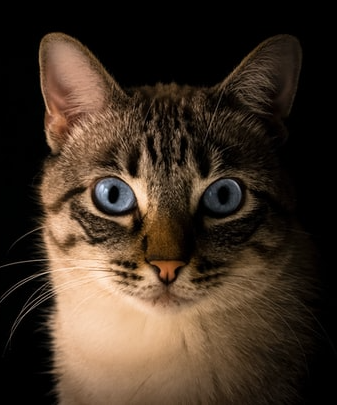
#> input picture img/cat_high_res.png, 337 x 405 px
$ python pg_imgproc.py
#> lines starting #> are read from the running program, lines starting #| are printed output that depends on the picture
### imgproc.py
from matplotlib import pyplot, image
from numpy.lib.function_base import copy

# From Scratch Image Processing

class FSImageProcessing:
	org_image: None
	src_images = []

	def __init__(self, org_image):
#> called with org_image = 'img/cat_high_res.png'
		self.org_image = image.imread(org_image)
#> self.org_image is the input picture: shape (405, 337, 4) float32; mean R, G, B, A 0.256, 0.198, 0.147, 1

	def gray(self, brightness=1):
#> called with brightness = 0
		temp_image = self.copy_image()
		if brightness >= 0:
			for row in temp_image:
				for pixel in row:
					med = (pixel[0]+pixel[1]+pixel[2]/3) * brightness
					pixel[0] = min(med, 1)
					pixel[1] = min(med, 1)
					pixel[2] = min(med, 1)
#> after the loop, pixel = [0, 0, 0, 1]
			self.save_image(temp_image)
#> call 2 of gray, with brightness = 0.5
#> in gray (call 2), `self.save_image(temp_image)`:
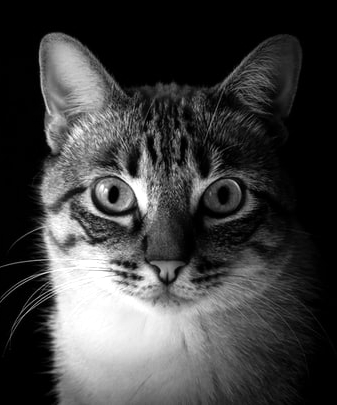
#> temp_image: shape (405, 337, 4) float32; mean R, G, B, A 0.251, 0.251, 0.251, 1
#> call 3 of gray, with brightness = 1
#> in gray (call 3), `self.save_image(temp_image)`:
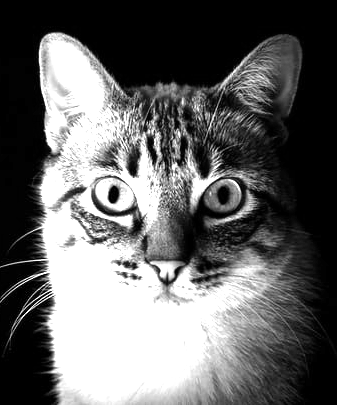
#> temp_image: shape (405, 337, 4) float32; mean R, G, B, A 0.397, 0.397, 0.397, 1
#> call 4 of gray, with brightness = 1.5
#> in gray (call 4), `self.save_image(temp_image)`:
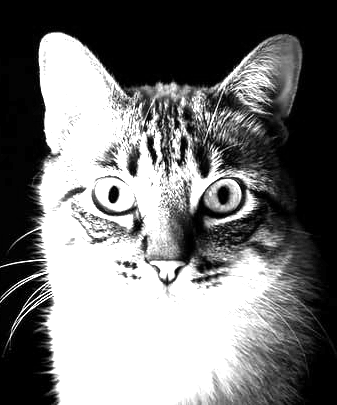
#> temp_image: shape (405, 337, 4) float32; mean R, G, B, A 0.464, 0.464, 0.464, 1
#> in gray (call 5), `self.save_image(temp_image)`:
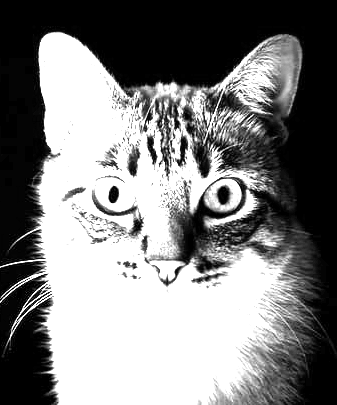
#> temp_image: shape (405, 337, 4) float32; mean R, G, B, A 0.502, 0.502, 0.502, 1

	def brighten(self, brightness=1):
#> called with brightness = 0
		temp_image = self.copy_image()
		if brightness >= 0:
			for row in temp_image:
				for pixel in row:
					pixel[0] = min(pixel[0] * brightness, 1)
					pixel[1] = min(pixel[1] * brightness, 1)
					pixel[2] = min(pixel[2] * brightness, 1)
#> after the loop, pixel = [0, 0, 0, 1]
#> call 2 of brighten, with brightness = 0.5
#> in brighten (call 2), `self.save_image(temp_image)`:
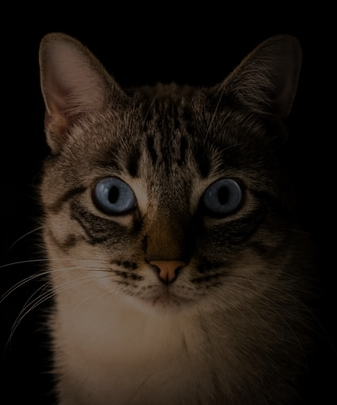
#> temp_image: shape (405, 337, 4) float32; mean R, G, B, A 0.128, 0.0988, 0.0733, 1
#> call 4 of brighten, with brightness = 1.5
#> in brighten (call 4), `self.save_image(temp_image)`:
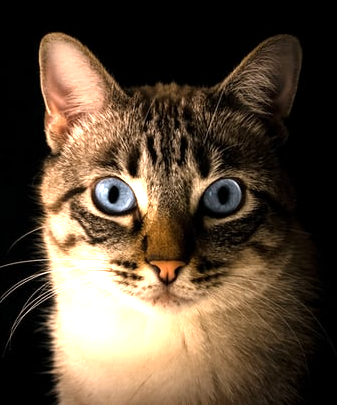
#> temp_image: shape (405, 337, 4) float32; mean R, G, B, A 0.348, 0.286, 0.219, 1
#> in brighten (call 5), `self.save_image(temp_image)`:
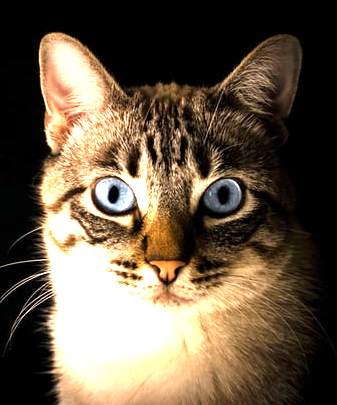
#> temp_image: shape (405, 337, 4) float32; mean R, G, B, A 0.407, 0.347, 0.275, 1
			self.save_image(temp_image)

	def copy_image(self):
		return copy(self.org_image)

	def save_image(self, saved_image):
		self.src_images.append(saved_image)

	def show_image(self):
		cols, rows = 5, max((len(self.src_images)) // 5, 1) + 1
		fig = pyplot.figure(figsize=(10, 5))

		for i in range(1, len(self.src_images)+1):
			fig.add_subplot(rows, cols, i)
			pyplot.imshow(self.src_images[i-1])
			pyplot.axis('off')

		fig.add_subplot(rows, cols, len(self.src_images)+1)
		pyplot.imshow(self.org_image)
		pyplot.axis('off')
		pyplot.text(0, 450, 'Original')

		pyplot.show()

### pg_imgproc.py
from imgproc import FSImageProcessing

img = FSImageProcessing('img/cat_high_res.png')

img.gray(0.0)
img.gray(0.5)
img.gray(1.0)
img.gray(1.5)
img.gray(2.0)

img.brighten(0.0)
img.brighten(0.5)
img.brighten(1.0)
img.brighten(1.5)
img.brighten(2.0)

img.show_image()
